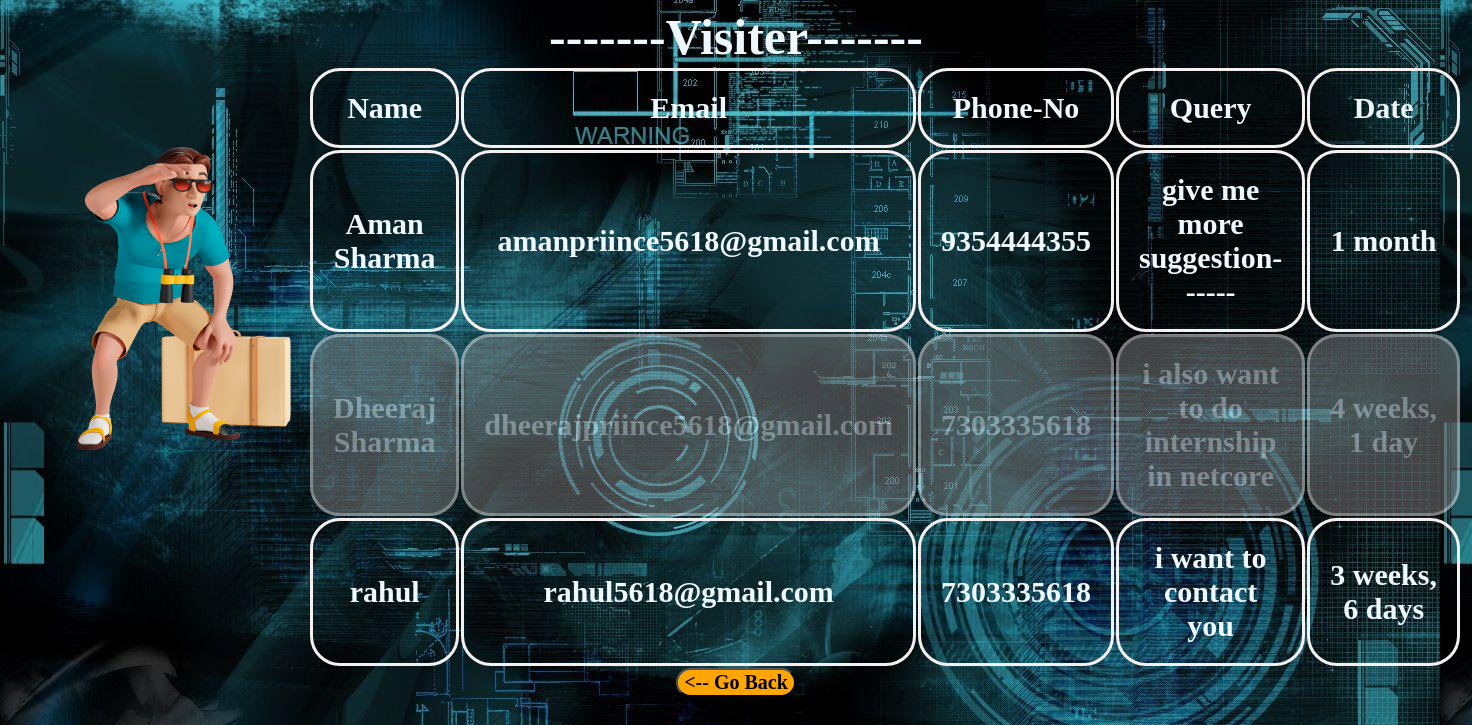
The app's page /visiter/ with its own data.
### app/models.py (models this page shows, shortened)
class visitermodel(models.Model):
    name = models.CharField(max_length=100)
    email=models.EmailField(unique=True)
    phone=models.CharField(max_length=11)
    query=models.CharField(max_length=1000)
    date=models.DateTimeField(datetime.now().strftime("%A,%d,%Y"))

### app/views.py (the view)
# urls.py: path("visiter/",visiter,name="visiter"),
def visiter(request):
    data=visitermodel.objects.all()
    return render(request,"visiterdetail.html",{'data':data})

### template/visiterdetail.html (shortened to what this page needs)
{%load static%}
<html>
    <head>
    </head>
    <body background="{%static 'image/c8.jpg'%}">
        <div>
            <center class="visiter">-------Visiter-------</center>
        </div>
     <div class="maindiv">
        <div class="subdiv1"><img src="{%static 'image/logo9.png'%}" alt=""></div>
            <div class="subdiv">
                <table>
                    <thead class="thead">
                        <td class="td">Name</td>
                        <td class="td">Email</td>
                        <td class="td">Phone-No</td>
                        <td class="query">Query</td>
                        <td class="td">Date</td>
                    </thead>
                <tbody>
                    {%for i in data%}
                    <tr >
                    <td class="td">{{i.name}}</td>
                    <td class="td">{{i.email}}</td>
                    <td class="td">{{i.phone}}</td>
                    <td class="query">{{i.query}}</td>
                    <td class="td">{{i.date|timesince}}</td>
                    </tr>
                    {%endfor%}
                </tbody>
            </table>
        </div>
     </div>
      <div><center ><a href="/"><button class="button"><-- Go Back</button></a></center></div>
    </body>
</html>

### template/visiterdetail.html (style rules this page uses)
.thead { border: 3px solid rgb(245, 242, 242); padding: 30px; font-size: 30px; font-weight: bolder; text-align: center; border-radius: 20px; color: aliceblue; }
.query { border: 3px solid rgb(245, 240, 240); padding :20px ; font-size: 30px; font-weight: bolder; text-align: center; margin: 10px; border-radius: 30px; width: 200px; overflow: auto; color:aliceblue; }
.td { border: 3px solid rgb(245, 240, 240); padding :20px ; font-size: 30px; font-weight: bolder; text-align: center; margin: 10px; border-radius: 30px; color: aliceblue; }
.maindiv { display: flex; width: 1000px; }
.subdiv { flex-direction: row; width: auto; }
.subdiv1 { flex-direction: row; width: 300px; }
.visiter { font-size: 50px; font-weight: bolder; font-family: cursive; color: aliceblue; }
.button { font-size: 20px; font-weight: bolder; font-family: cursive; background-color: orange; border-radius: 15px; }
tr:nth-child(even) { background-color:grey; opacity: 0.5; }

### records on screen
visitermodel: name "Aman Sharma", email "amanpriince5618@gmail.com", phone "9354444355", query "give me more suggestion------", date "1 month"
visitermodel: name "Dheeraj Sharma", email "dheerajpriince5618@gmail.com", phone "7303335618", query "i also want to do internship in netcore", date "4 weeks, 1 day"
visitermodel: name "rahul", email "rahul5618@gmail.com", phone "7303335618", query "i want to contact you", date "3 weeks, 6 days"
